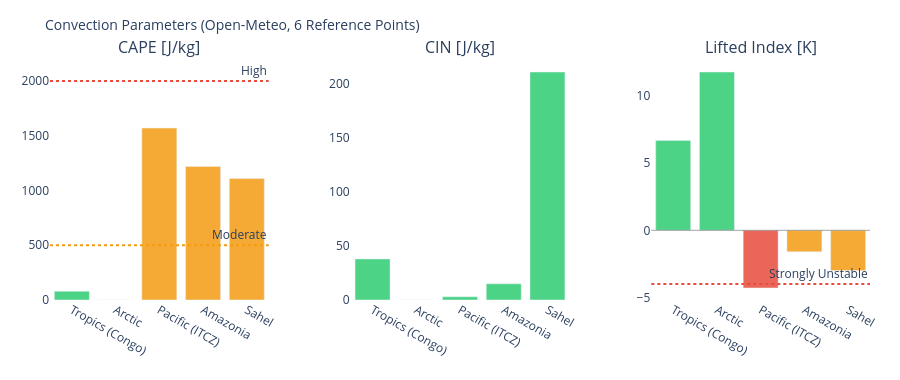

Notebook code for this chart:
### Markdown cell above
---
## 3. Visualizations

### Code cell
# ============================================================
# CAPE / CIN / LIFTED INDEX – Convection potential
# ============================================================

if not df_atm.empty:
    fig = make_subplots(
        rows=1, cols=3,
        subplot_titles=['CAPE [J/kg]', 'CIN [J/kg]', 'Lifted Index [K]'],
        horizontal_spacing=0.1
    )
    pts = df_atm['point'].tolist()
    pt_colors = ['#E85D24','#185FA5','#888780','#378ADD','#639922','#F2A623']

    # CAPE – höher = mehr Gewitterpotential
    cape_vals = df_atm['cape'].fillna(0).tolist()
    cape_colors = ['#e74c3c' if v > 2000 else '#f39c12' if v > 500 else '#2ecc71'
                   for v in cape_vals]
    fig.add_trace(go.Bar(x=pts, y=cape_vals, marker_color=cape_colors,
                         opacity=0.85, showlegend=False), row=1, col=1)
    fig.add_hline(y=2000, line_dash='dot', line_color='#e74c3c',
                  annotation_text='High', row=1, col=1)
    fig.add_hline(y=500,  line_dash='dot', line_color='#f39c12',
                  annotation_text='Moderate', row=1, col=1)

    # CIN – negativer = stärker gedeckelt (weniger Auslöse)
    cin_vals = df_atm['cin'].fillna(0).tolist()
    cin_colors = ['#e74c3c' if v < -200 else '#f39c12' if v < -50 else '#2ecc71'
                  for v in cin_vals]
    fig.add_trace(go.Bar(x=pts, y=cin_vals, marker_color=cin_colors,
                         opacity=0.85, showlegend=False), row=1, col=2)

    # Lifted Index – negativ = instabil
    li_vals = df_atm['li'].fillna(0).tolist()
    li_colors = ['#e74c3c' if v < -4 else '#f39c12' if v < 0 else '#2ecc71'
                 for v in li_vals]
    fig.add_trace(go.Bar(x=pts, y=li_vals, marker_color=li_colors,
                         opacity=0.85, showlegend=False), row=1, col=3)
    fig.add_hline(y=0, line_color='gray', line_width=0.7, row=1, col=3)
    fig.add_hline(y=-4, line_dash='dot', line_color='#e74c3c',
                  annotation_text='Strongly Unstable', row=1, col=3)

    fig.update_layout(
        title=dict(text='Convection Parameters (Open-Meteo, 6 Reference Points)', font=dict(size=14)),
        height=380, plot_bgcolor='rgba(0,0,0,0)', paper_bgcolor='rgba(0,0,0,0)',
        margin=dict(l=50, r=30, t=60, b=80)
    )
    fig.update_xaxes(tickangle=30)
    fig.show()

### Figure 1 — Plotly figure (JSON) as saved in the notebook; plotly's stock layout.template omitted (floating-point values rounded to 4 significant figures)
{"data": [{"marker": {"color": ["#2ecc71", "#2ecc71", "#f39c12", "#f39c12", "#f39c12"]}, "opacity": 0.85, "showlegend": false, "type": "bar", "x": ["Tropics (Congo)", "Arctic", "Pacific (ITCZ)", "Amazonia", "Sahel"], "xaxis": "x", "y": [80.0, 0.0, 1570.0, 1220.0, 1110.0], "yaxis": "y"}, {"marker": {"color": ["#2ecc71", "#2ecc71", "#2ecc71", "#2ecc71", "#2ecc71"]}, "opacity": 0.85, "showlegend": false, "type": "bar", "x": ["Tropics (Congo)", "Arctic", "Pacific (ITCZ)", "Amazonia", "Sahel"], "xaxis": "x2", "y": [38.0, 0.0, 3.0, 15.0, 211.0], "yaxis": "y2"}, {"marker": {"color": ["#2ecc71", "#2ecc71", "#e74c3c", "#f39c12", "#f39c12"]}, "opacity": 0.85, "showlegend": false, "type": "bar", "x": ["Tropics (Congo)", "Arctic", "Pacific (ITCZ)", "Amazonia", "Sahel"], "xaxis": "x3", "y": [6.7, 11.8, -4.3, -1.6, -3.0], "yaxis": "y3"}], "layout": {"annotations": [{"font": {"size": 16}, "showarrow": false, "text": "CAPE [J/kg]", "x": 0.1333, "xanchor": "center", "xref": "paper", "y": 1.0, "yanchor": "bottom", "yref": "paper"}, {"font": {"size": 16}, "showarrow": false, "text": "CIN [J/kg]", "x": 0.5, "xanchor": "center", "xref": "paper", "y": 1.0, "yanchor": "bottom", "yref": "paper"}, {"font": {"size": 16}, "showarrow": false, "text": "Lifted Index [K]", "x": 0.8667, "xanchor": "center", "xref": "paper", "y": 1.0, "yanchor": "bottom", "yref": "paper"}, {"showarrow": false, "text": "High", "x": 1, "xanchor": "right", "xref": "x domain", "y": 2000, "yanchor": "bottom", "yref": "y"}, {"showarrow": false, "text": "Moderate", "x": 1, "xanchor": "right", "xref": "x domain", "y": 500, "yanchor": "bottom", "yref": "y"}, {"showarrow": false, "text": "Strongly Unstable", "x": 1, "xanchor": "right", "xref": "x3 domain", "y": -4, "yanchor": "bottom", "yref": "y3"}], "height": 380, "margin": {"b": 80, "l": 50, "r": 30, "t": 60}, "paper_bgcolor": "rgba(0,0,0,0)", "plot_bgcolor": "rgba(0,0,0,0)", "shapes": [{"line": {"color": "#e74c3c", "dash": "dot"}, "type": "line", "x0": 0, "x1": 1, "xref": "x domain", "y0": 2000, "y1": 2000, "yref": "y"}, {"line": {"color": "#f39c12", "dash": "dot"}, "type": "line", "x0": 0, "x1": 1, "xref": "x domain", "y0": 500, "y1": 500, "yref": "y"}, {"line": {"color": "gray", "width": 0.7}, "type": "line", "x0": 0, "x1": 1, "xref": "x3 domain", "y0": 0, "y1": 0, "yref": "y3"}, {"line": {"color": "#e74c3c", "dash": "dot"}, "type": "line", "x0": 0, "x1": 1, "xref": "x3 domain", "y0": -4, "y1": -4, "yref": "y3"}], "title": {"font": {"size": 14}, "text": "Convection Parameters (Open-Meteo, 6 Reference Points)"}, "xaxis": {"anchor": "y", "domain": [0.0, 0.2667], "tickangle": 30}, "xaxis2": {"anchor": "y2", "domain": [0.3667, 0.6333], "tickangle": 30}, "xaxis3": {"anchor": "y3", "domain": [0.7333, 1.0], "tickangle": 30}, "yaxis": {"anchor": "x", "domain": [0.0, 1.0]}, "yaxis2": {"anchor": "x2", "domain": [0.0, 1.0]}, "yaxis3": {"anchor": "x3", "domain": [0.0, 1.0]}}}
